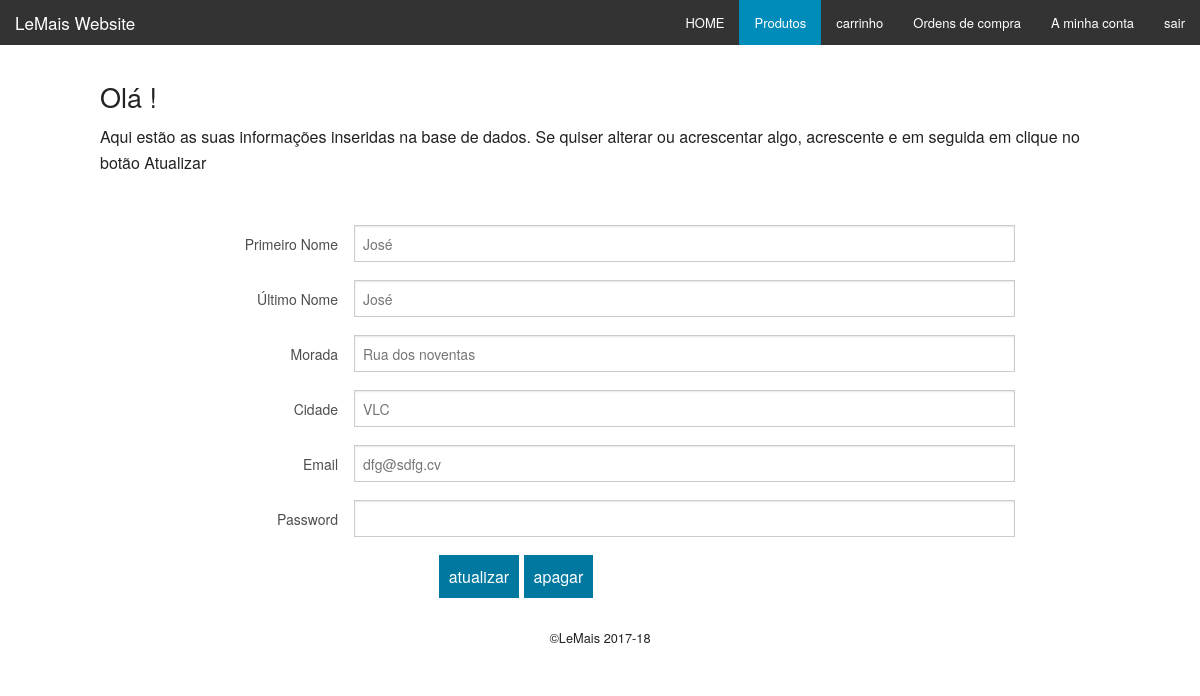
The page /conta.php (signed in) on the database its author committed.
### tables this page shows
CREATE TABLE `utilizadores` (
  `id` int(11) NOT NULL,
  `primeiro` varchar(255) NOT NULL,
  `ultimo` varchar(255) NOT NULL,
  `morada` varchar(255) NOT NULL,
  `cidade` varchar(100) DEFAULT NULL,
  `email` varchar(255) NOT NULL,
  `password` varchar(15) NOT NULL,
  `tipo` varchar(20) NOT NULL DEFAULT 'user'
);

### conta.php (the view, shortened to what this page needs)
<?php
include 'config.php';
?>
<!doctype html>
<html class="no-js" lang="en">
  <head>
    <link rel="stylesheet" href="css/foundation.css" />
  </head>
  <body>
    <nav class="top-bar" data-topbar role="navigation">
      <ul class="title-area">
        <li class="name">
          <h1><a href="index.php">LeMais Website</a></h1>
        </li>
      </ul>
      <section class="top-bar-section">
         <ul class="right">
          <li><a href="index.php">HOME</a></li>
          <li class='active'><a href="produtos.php">Produtos</a></li>
          <li><a href="carrinho.php">carrinho</a></li>
          <li><a href="ordens.php">Ordens de compra</a></li>
          <?php
          if(isset($_SESSION['username'])){
            echo '<li><a href="conta.php">A minha conta</a></li>';
            echo '<li><a href="logout.php">sair</a></li>';
          }
          else{
            echo '<li><a href="login.php">Entrar</a></li>';
            echo '<li><a href="registo.php">Registo</a></li>';
          }
          ?>
        </ul>
      </section>
    </nav>
    <div class="row" style="margin-top:30px;">
      <div class="small-12">
        <h3>Olá !</h3>
        <p>Aqui estão as suas informações inseridas na base de dados. Se quiser alterar ou acrescentar algo, acrescente e em seguida em clique no botão Atualizar</p>
      </div>
    </div>
    <form method="POST" action="atualizar.php" style="margin-top:30px;">
      <div class="row">
        <div class="small-12">
          <div class="row">
            <div class="small-3 columns">
              <label for="right-label" class="right inline">Primeiro Nome</label>
            </div>
            <div class="small-8 columns end">
              <?php
                $result = $mysqli->query('SELECT * FROM utilizadores WHERE id='.$_SESSION['id']);
                if($result) {
                  $obj = $result->fetch_object();
                  echo '<input type="text" id="right-label" placeholder="'. $obj->primeiro. '" name="primeiro">';
                  echo '</div>';
                    echo '</div>';
                  echo '<div class="row">';
                  echo '<div class="small-3 columns">';
                  echo '<label for="right-label" class="right inline">Último Nome</label>';
                  echo '</div>';
                  echo '<div class="small-8 columns end">';
                  echo '<input type="text" id="right-label" placeholder="'. $obj->ultimo. '" name="ultimo">';
                  echo '</div>';
                  echo '</div>';
                  echo '<div class="row">';
                  echo '<div class="small-3 columns">';
                  echo '<label for="right-label" class="right inline">Morada</label>';
                  echo '</div>';
                  echo '<div class="small-8 columns end">';
                  echo '<input type="text" id="right-label" placeholder="'. $obj->morada. '" name="morada">';
                  echo '</div>';
                  echo '</div>';
                  echo '<div class="row">';
                  echo '<div class="small-3 columns">';
                  echo '<label for="right-label" class="right inline">Cidade</label>';
                  echo '</div>';
                  echo '<div class="small-8 columns end">';
                  echo '<input type="text" id="right-label" placeholder="'. $obj->cidade. '" name="cidade">';
                  echo '</div>';
                  echo '</div>';
                  echo '<div class="row">';
                  echo '<div class="small-3 columns">';
                  echo '<label for="right-label" class="right inline">Email</label>';
                  echo '</div>';
                  echo '<div class="small-8 columns end">';
                  echo '<input type="email" id="right-label" placeholder="'. $obj->email. '" name="email">';
                  echo '</div>';
                  echo '</div>';
              }
              echo '<div class="row">';
              echo '<div class="small-3 columns">';
              echo '<label for="right-label" class="right inline">Password</label>';
              echo '</div>';
              echo '<div class="small-8 columns end">';
              echo '<input type="password" id="right-label" name="pwd">';
              echo '</div>';
              echo '</div>';
          ?>
          <div class="row">
            <div class="small-8 columns">
              <input type="submit" id="right-label" value="atualizar" style="background: #0078A0; border: none; color: #fff; font-family: 'Helvetica Neue', sans-serif; font-size: 1em; padding: 10px;">
              <input type="reset" id="right-label" value="apagar" style="background: #0078A0; border: none; color: #fff; font-family: 'Helvetica Neue', sans-serif; font-size: 1em; padding: 10px;">
            </div>
          </div>
        </div>
      </div>
    </form>
    <div class="row" style="margin-top:30px;">
      <div class="small-12">
        <footer>
			<p style="text-align:center; font-size:0.8em;">&copy;LeMais 2017-18</p>
		</footer>
      </div>
    </div>
  </body>
</html>

### rows shown on the page
utilizadores: primeiro "José", ultimo "José", morada "Rua dos noventas", cidade "VLC", email "dfg@sdfg.cv"
